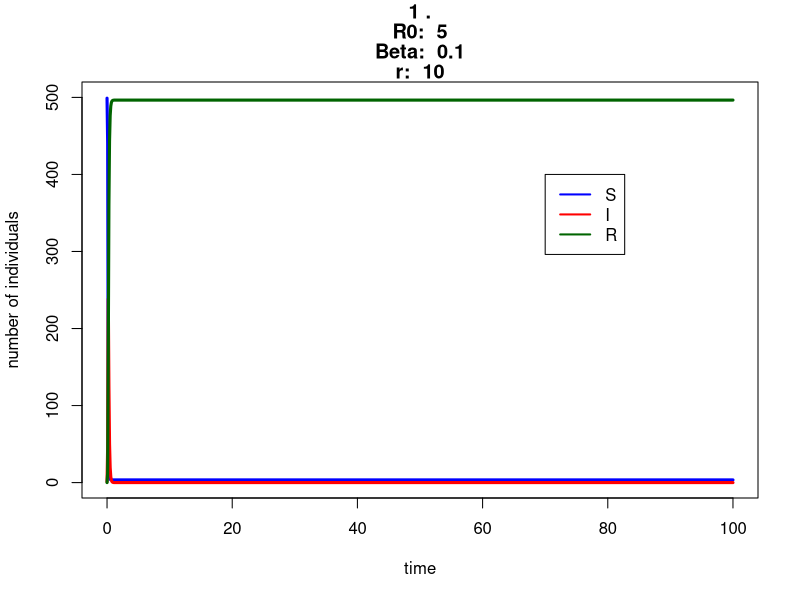
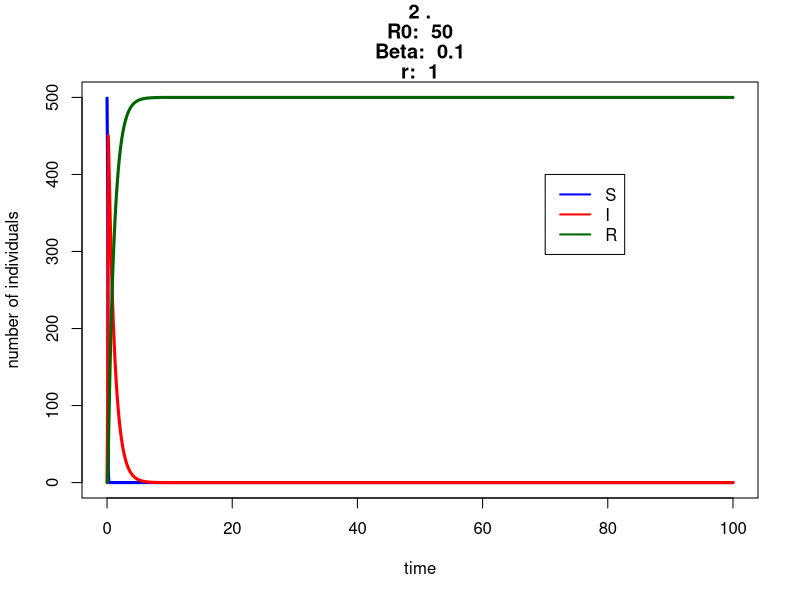
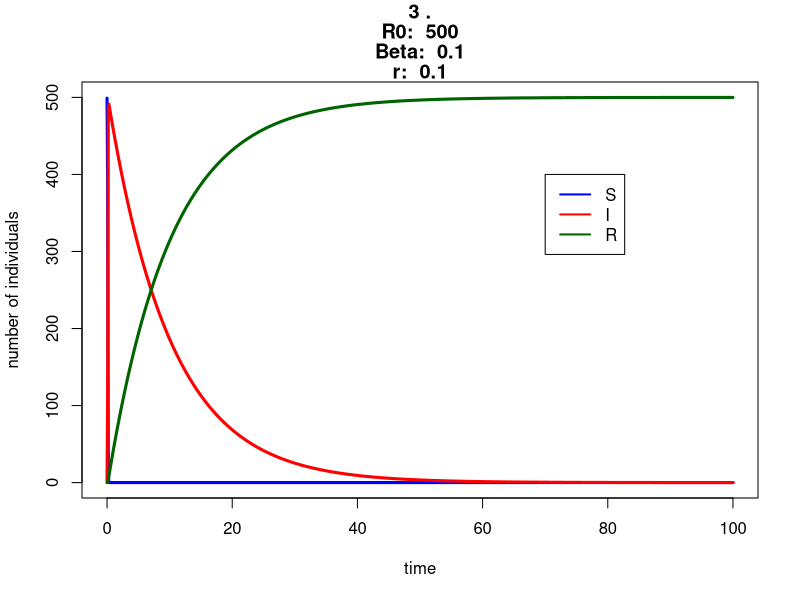
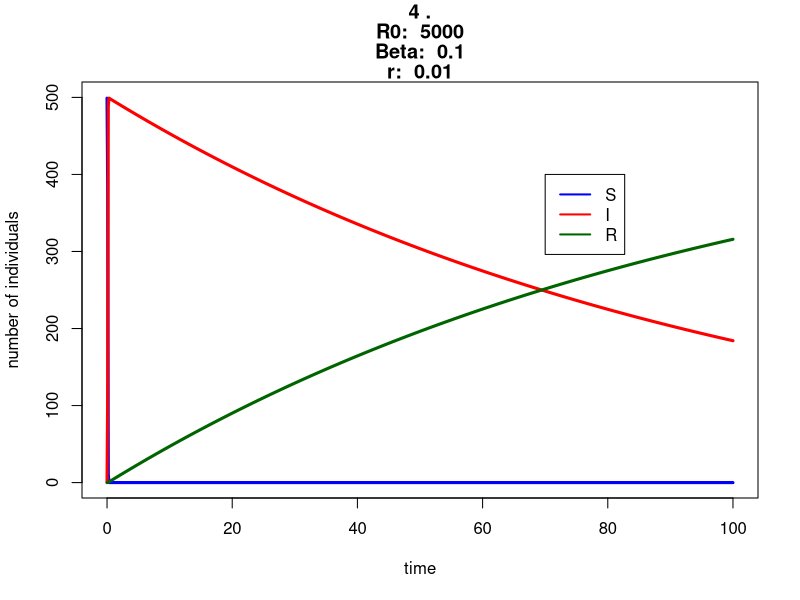
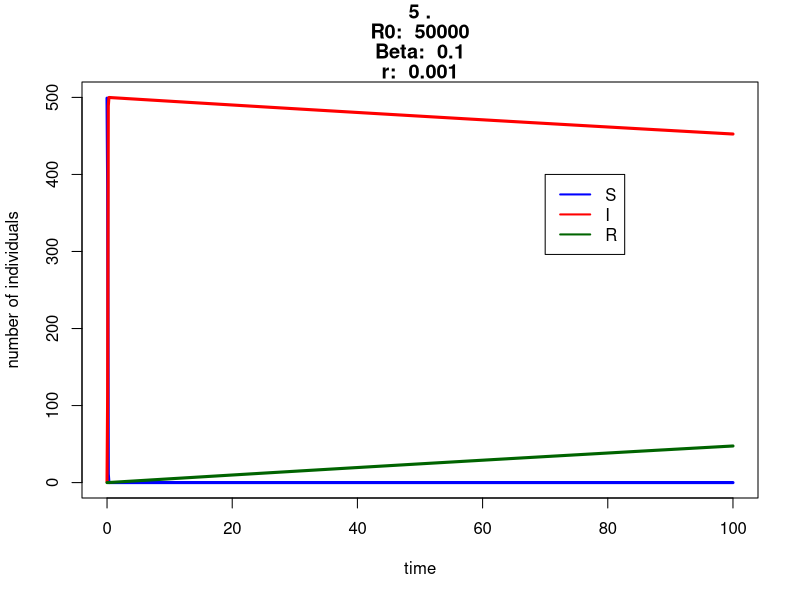
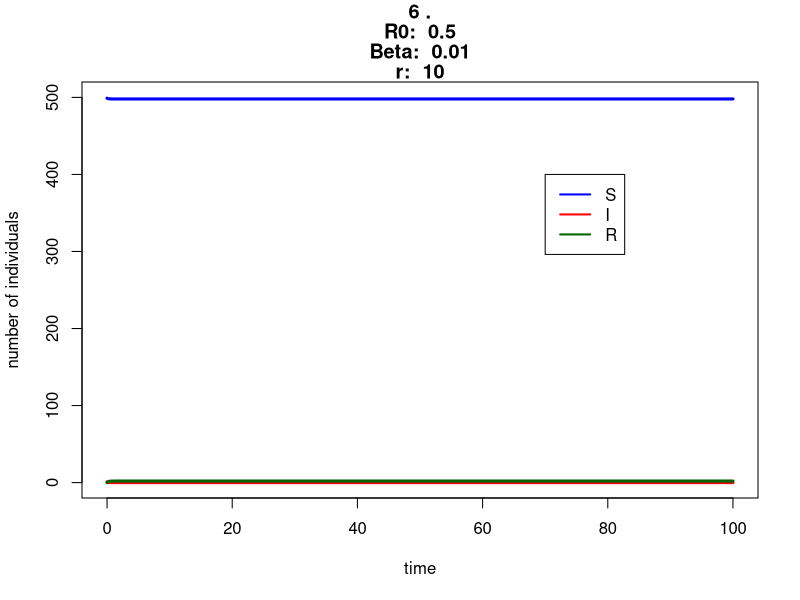
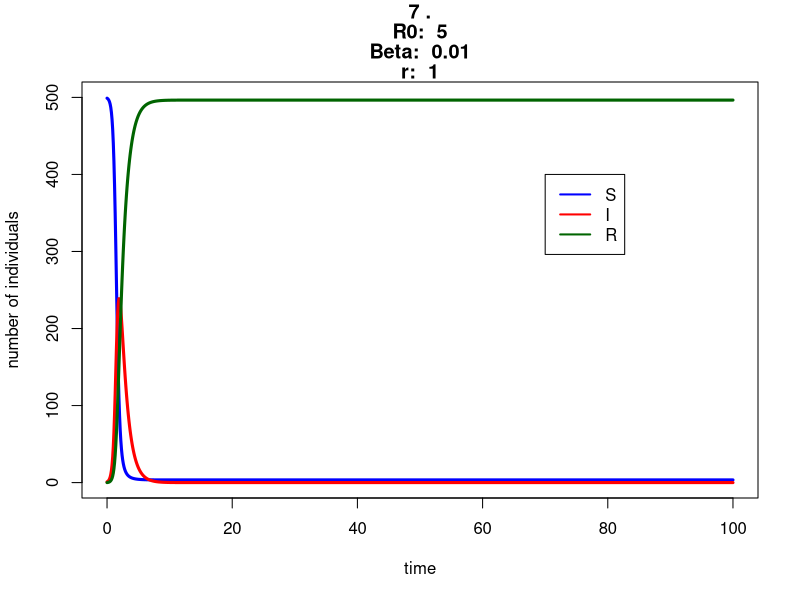
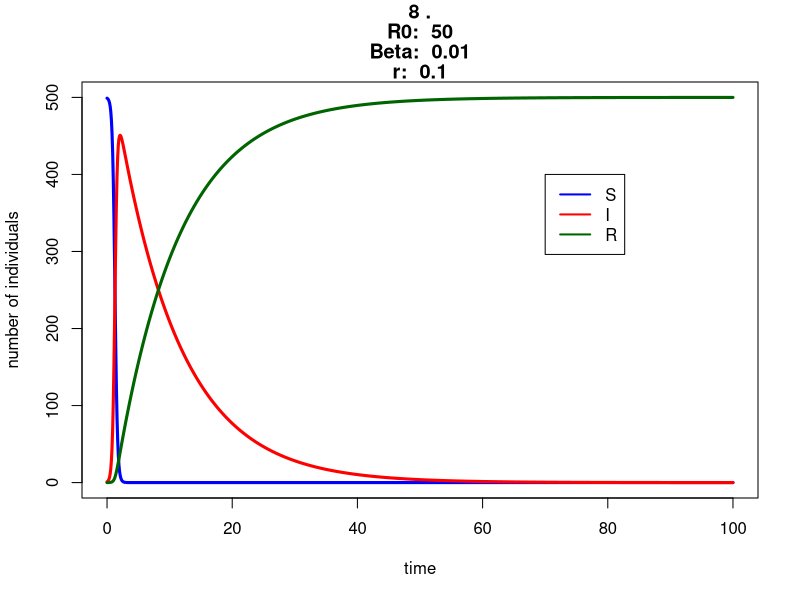

These charts were generated, in order, by the following R code:
##########################################################
# Starting script to the module 'SIR models of epidemics'
##########################################################

# implements the basic SIR model, and plots simulation results

## Here you only need to know basic things:
##  #	To make comments
##  <-	Assigning a value to a symbol
##  c	To create a vector c(v1, v2, ..., vn)
##  e	is *10^
##  seq(a,b,c)	To create a sequence from a to b with intervals c


###################################
# FUNCTION DEFINITIONS
###################################

###
# SIR <- function(t, x, parms)
# Use: calculates the derivatives for the SIR model
# Input: 
#      t: time (not used here, because there is no explicit time dependence)
#      x: vector of the current values of all variables (S, I, R)
#      parms: vector of all parameter values
# Output:
#      der: vector of derivatives

# To use the lsoda function, the model function has to be a function of t (time),
# x (the vector of the variables) and parms (the parameters of the model).


SIR <- function(t, x, parms){
  
  # Beta and r are not global variables. This means that if you type beta in R, the output will be 'beta',
  # and not its value. You have to specify that you want to use the value of beta from 'parms' to solve the ODEs.
  # Similarly, the variables of the model are taken from the vector x. This is done by the 'with' function.
  
  with(as.list(c(parms,x)),{
    dS <- - beta*S*I
    dI <- + beta*S*I - r*I
    dR <- r*I         # Note: because S+I+R=constant, this equation could actually be omitted,
    # and R at any time point could simply be calculated as N-S-I.
    der <- c(dS, dI,dR)
    list(der)  # the output must be returned    
  }) # end of 'with'
  
}  # end of function definition


###########################
# MAIN PROGRAM
###########################

### LOAD LIBRARIES
#load R library for ordinary differential equation solvers
library(deSolve)

#For loop to try different Beta and r values
index = 0
for(i in 1:5) {
  for(j in 1:5) {
    
    index = index + 1
    
    ### INITIALIZE PARAMETER SETTINGS
    
    parms <- c(beta=10^(-i), r=10^(-j+2))		# set the parameters of the model - per time unit!
    inits <- c(S=499, I=1, R=0)		# set the initial values
    dt    <- seq(0,100,0.1)			# set the time points for evaluation
    
    # Calculate and print R_0 on the screen
    N <- sum(inits)
    R_0 <- with(as.list(parms),{beta*N/r})
    
    
    
    ### SIMULATE THE MODEL
    
    ## Use lsoda to solve the differential equations numerically. The syntax should be
    ## lsoda(initial values, time points, function, parameters)
    
    
    
    simulation <- as.data.frame(lsoda(inits, dt, SIR, parms = parms)) # this way our set 'parms' will be used as default
    
    ### PLOT THE OUTPUT
    
    # If you remove the # before pdf(...) and dev.off(), the output will be written in a pdf file,
    # in the working directory. If you don't, a window containing your graph will just pop up.
    
    #pdf("startingscript.pdf")
    #par(cex=1.7)
    # Plot S according to time, in blue, and add the graph I and R according to time,
    # in red and dark green respectively. Call help(plot) for further details.
    
    attach(simulation) # this command allows you to refer to the columns of the data frame directly.
    
    plot(dt, S, type="l", col="blue", ylim=c(0,sum(inits)), main = c(paste(index, "."), paste("R0: ", R_0), paste("Beta: ", parms[1]), paste("r: ", parms[2])), xlab="time", ylab="number of individuals",lwd=3)
    lines(dt, I, type="l", col="red",lwd=3)
    lines(dt, R, type="l", col="darkgreen",lwd=3)
    
    #print(c(toString(5 * i + j), max(I)))
    
    print(paste("index: ", index))
    
    initI = unname( inits[2])
    if(initI < max(I))
    {
      print("Járvány")
    }
    else
    {
      print("Nem járvány")
    }
    
    print(paste("R_0 =",R_0),quote=FALSE)
    print(unname( inits[2]))
    print(max(I))
    print("==================================")
    
    # Add a legend to the graph
    legend(70,400, legend=c("S","I","R"), col=c("blue", "red", "darkgreen"), lty=1,lwd=2)
    #dev.off()
    
    detach(simulation) # clean up the search path
    
  }
}
